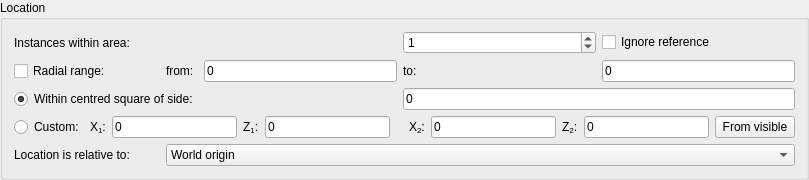
        <widget class="QGroupBox" name="groupBoxPosition">
         <property name="sizePolicy">
          <sizepolicy hsizetype="Preferred" vsizetype="Preferred">
           <horstretch>0</horstretch>
           <verstretch>0</verstretch>
          </sizepolicy>
         </property>
         <property name="title">
          <string>Location</string>
         </property>
         <layout class="QGridLayout" name="gridLayout">
          <item row="5" column="1" colspan="6">
           <layout class="QHBoxLayout" name="horizontalLayout">
            <item>
             <widget class="QLabel" name="labelX1">
              <property name="toolTip">
               <string>Lower bound (inclusive)</string>
              </property>
              <property name="text">
               <string>X&lt;sub&gt;1&lt;/sub&gt;:</string>
              </property>
             </widget>
            </item>
            <item>
             <widget class="CoordEdit" name="lineEditX1">
              <property name="toolTip">
               <string>Lower bound (inclusive)</string>
              </property>
              <property name="text">
               <string>0</string>
              </property>
             </widget>
            </item>
            <item>
             <widget class="QLabel" name="labelZ1">
              <property name="toolTip">
               <string>Lower bound (inclusive)</string>
              </property>
              <property name="text">
               <string>Z&lt;sub&gt;1&lt;/sub&gt;:</string>
              </property>
             </widget>
            </item>
            <item>
             <widget class="CoordEdit" name="lineEditZ1">
              <property name="toolTip">
               <string>Lower bound (inclusive)</string>
              </property>
              <property name="text">
               <string>0</string>
              </property>
             </widget>
            </item>
            <item>
             <widget class="QLabel" name="label_13">
              <property name="text">
               <string/>
              </property>
             </widget>
            </item>
            <item>
             <widget class="QLabel" name="labelX2">
              <property name="toolTip">
               <string>Upper bound (inclusive)</string>
              </property>
              <property name="text">
               <string>X&lt;sub&gt;2&lt;/sub&gt;:</string>
              </property>
             </widget>
            </item>
            <item>
             <widget class="CoordEdit" name="lineEditX2">
              <property name="toolTip">
               <string>Upper bound (inclusive)</string>
              </property>
              <property name="text">
               <string>0</string>
              </property>
             </widget>
            </item>
            <item>
             <widget class="QLabel" name="labelZ2">
              <property name="toolTip">
               <string>Upper bound (inclusive)</string>
              </property>
              <property name="text">
               <string>Z&lt;sub&gt;2&lt;/sub&gt;:</string>
              </property>
             </widget>
            </item>
            <item>
             <widget class="CoordEdit" name="lineEditZ2">
              <property name="toolTip">
               <string>Upper bound (inclusive)</string>
              </property>
              <property name="text">
               <string>0</string>
              </property>
              <property name="maxLength">
               <number>9</number>
              </property>
             </widget>
            </item>
            <item>
             <widget class="QPushButton" name="buttonFromVisible">
              <property name="text">
               <string>From visible</string>
              </property>
             </widget>
            </item>
           </layout>
          </item>
          <item row="0" column="6">
           <widget class="QCheckBox" name="checkSkipRef">
            <property name="toolTip">
             <string>Skip instances at exactly the relative reference location</string>
            </property>
            <property name="text">
             <string>Ignore reference</string>
            </property>
           </widget>
          </item>
          <item row="3" column="5" colspan="2">
           <widget class="QLineEdit" name="lineSquare">
            <property name="text">
             <string>0</string>
            </property>
           </widget>
          </item>
          <item row="2" column="6">
           <widget class="QLineEdit" name="lineRadius">
            <property name="toolTip">
             <string>Maximum distance from the reference point, inclusive. Points farther away are not generated or checked.</string>
            </property>
            <property name="text">
             <string>0</string>
            </property>
           </widget>
          </item>
          <item row="2" column="5">
           <widget class="QLabel" name="labelRadiusMax">
            <property name="text">
             <string>to:</string>
            </property>
           </widget>
          </item>
          <item row="2" column="4">
           <widget class="QLineEdit" name="lineRadiusMin">
            <property name="toolTip">
             <string>Minimum distance from the reference point, inclusive. Points closer than this are not generated or checked.</string>
            </property>
            <property name="text">
             <string>0</string>
            </property>
           </widget>
          </item>
          <item row="2" column="3">
           <widget class="QLabel" name="labelRadiusMin">
            <property name="text">
             <string>from:</string>
            </property>
           </widget>
          </item>
          <item row="5" column="0">
           <widget class="QRadioButton" name="radioCustom">
            <property name="text">
             <string>Custom:</string>
            </property>
           </widget>
          </item>
          <item row="6" column="0" colspan="3">
           <widget class="QLabel" name="labelRelative">
            <property name="text">
             <string>Location is relative to:</string>
            </property>
           </widget>
          </item>
          <item row="3" column="4">
           <widget class="QPushButton" name="buttonAreaInfo">
            <property name="sizePolicy">
             <sizepolicy hsizetype="Minimum" vsizetype="Fixed">
              <horstretch>0</horstretch>
              <verstretch>0</verstretch>
             </sizepolicy>
            </property>
            <property name="styleSheet">
             <string notr="true">
QPushButton {
	background-color: rgba(255, 255, 255, 0);
	border: none;
	image: url(:/icons/info.png);
	image-position: right;
}
QPushButton:hover {
	image: url(:/icons/info_h.png);
}</string>
            </property>
            <property name="text">
             <string/>
            </property>
           </widget>
          </item>
          <item row="0" column="5">
           <widget class="SpinInstances" name="spinBox">
            <property name="sizePolicy">
             <sizepolicy hsizetype="Expanding" vsizetype="Fixed">
              <horstretch>0</horstretch>
              <verstretch>0</verstretch>
             </sizepolicy>
            </property>
            <property name="specialValueText">
             <string>0 (exclude)</string>
            </property>
            <property name="minimum">
             <number>0</number>
            </property>
            <property name="maximum">
             <number>99</number>
            </property>
            <property name="value">
             <number>1</number>
            </property>
           </widget>
          </item>
          <item row="6" column="3" colspan="4">
           <widget class="StyledComboBox" name="comboRelative">
            <item>
             <property name="text">
              <string>World origin</string>
             </property>
            </item>
           </widget>
          </item>
          <item row="3" column="0" colspan="4">
           <widget class="QRadioButton" name="radioSquare">
            <property name="text">
             <string>Within centred square of side:</string>
            </property>
            <property name="checked">
             <bool>true</bool>
            </property>
           </widget>
          </item>
          <item row="2" column="0" colspan="3">
           <widget class="QCheckBox" name="checkRadius">
            <property name="toolTip">
             <string>Use only the radial band between the minimum and maximum distances. The inner area is not generated or checked.</string>
            </property>
            <property name="text">
             <string>Radial range:</string>
            </property>
           </widget>
          </item>
          <item row="0" column="0" colspan="4">
           <widget class="QLabel" name="labelSpinBox">
            <property name="text">
             <string>Instances within area:</string>
            </property>
           </widget>
          </item>
         </layout>
        </widget>
